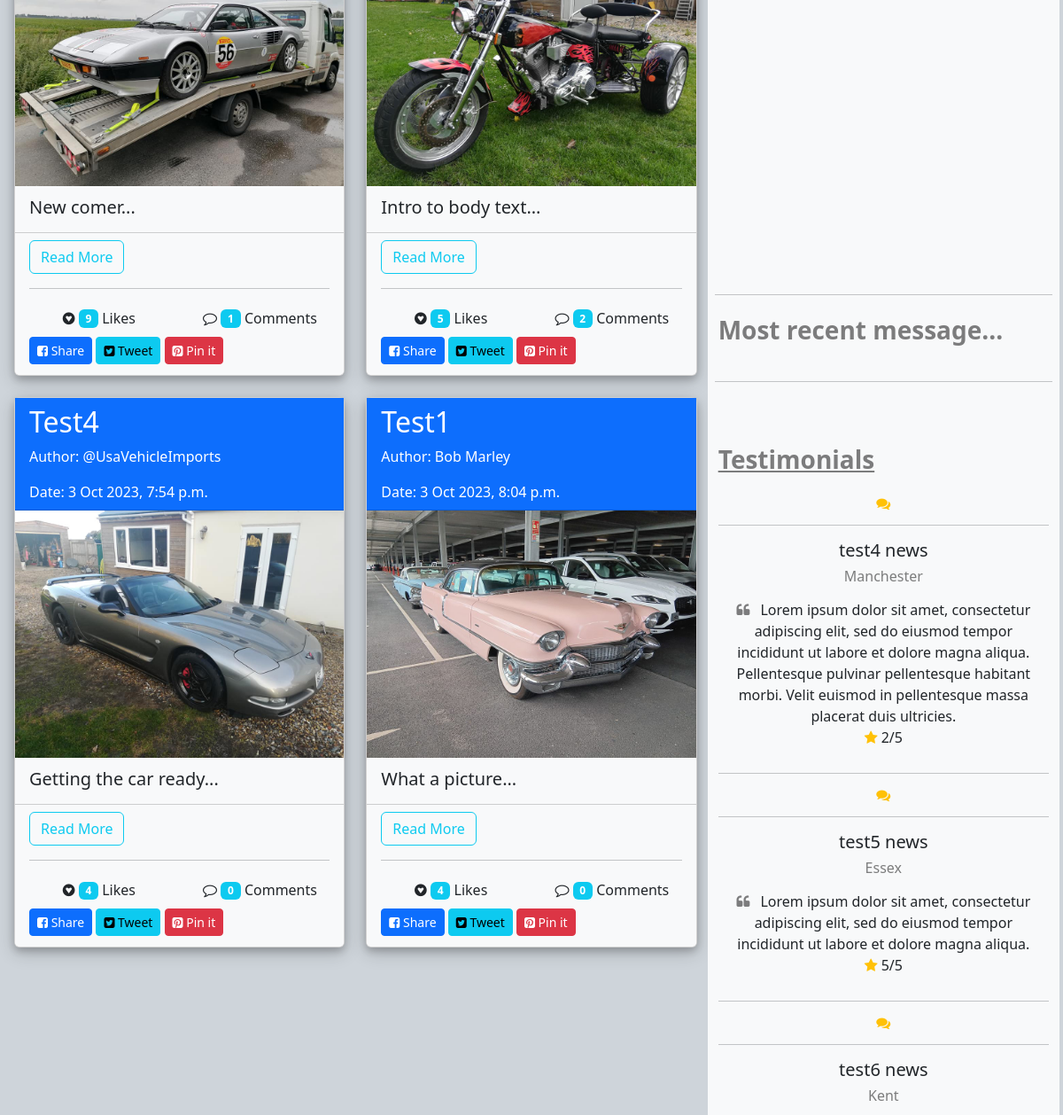
The page /News/ (middle part) on the database as committed earlier.
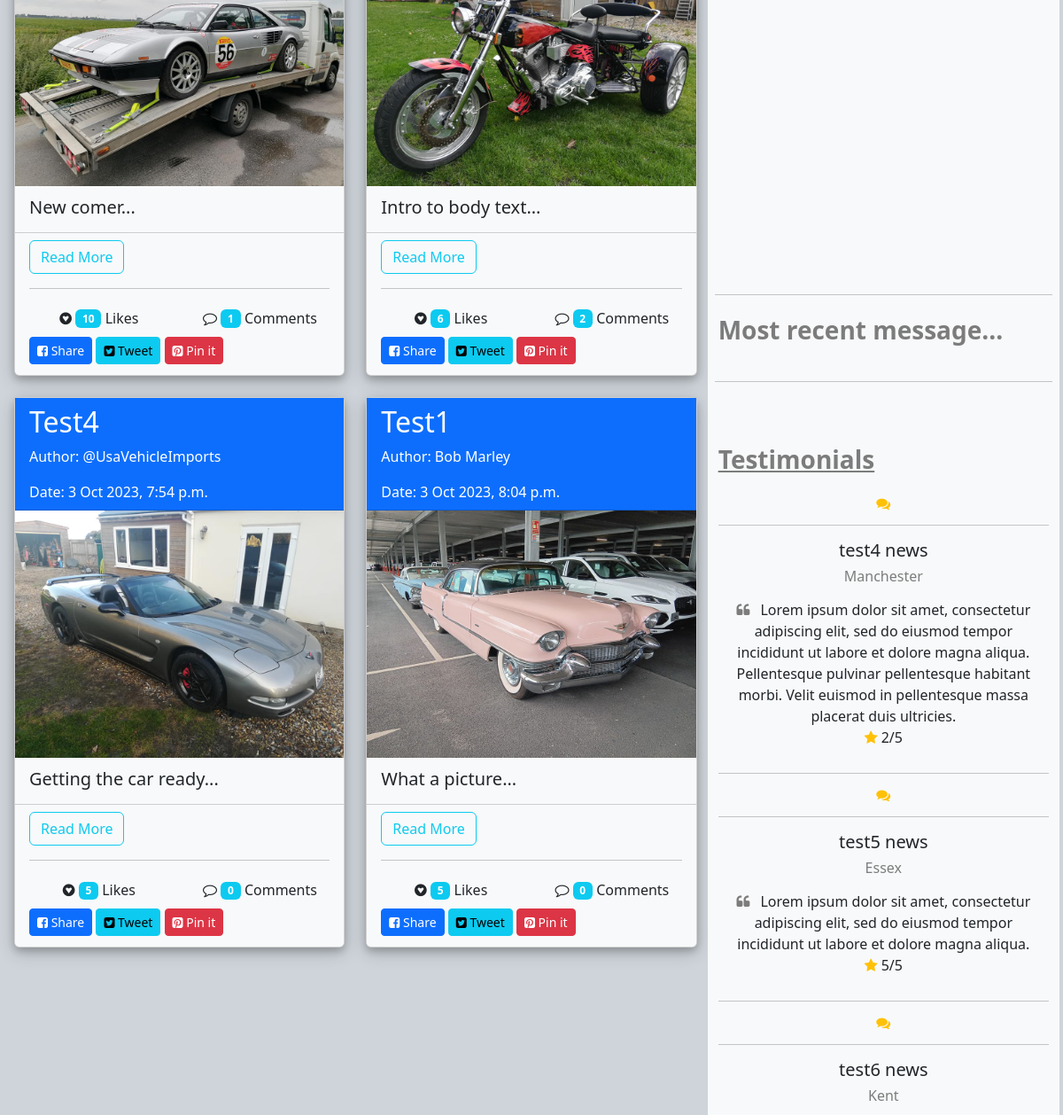
The same page on the database as committed later.
### frontapp/models.py (models this page shows, shortened)
class Post(models.Model):
    author = models.CharField(max_length=100, default='@UsaVehicleImports')
    title = models.CharField(max_length=500)
    image_url = models.URLField(max_length=500, null=True, blank=True)
    image_upload = models.ImageField(
        default=default_post_image, upload_to='images/other/', height_field=0,
        width_field=0, null=True, blank=True)
    body_taster = models.CharField(max_length=200, blank=True)
    body = models.TextField()
    video = models.FileField(upload_to='video',
                             validators=[FileExtensionValidator(
                                 allowed_extensions=['', 'MOV', 'avi', 'mp4', 'webm', 'mkv'])], null=True, blank=True)
    created = models.DateTimeField(auto_now_add=True)
    id = models.CharField(max_length=100, default=uuid.uuid4,
                          unique=True, primary_key=True, editable=False)
    likes = models.PositiveIntegerField(default=0)
    class  Meta:
        verbose_name_plural  =  "Posts"
    @property
    def comment_count_true(self):
        comment_count = self.comments.filter(active=True).count()
        return comment_count

### frontapp/views.py (the view, shortened to what this page needs)
# urls.py: path('News/', views.News.as_view(), name="News"),
class News(ListView):
    model = Comment
    template_name = "News.html"
    context_object_name = "context"
    def get_context_data(self, **kwargs):
        context = super(News, self).get_context_data(**kwargs)
        context['post'] = Post.objects.all()
        context['testimonial'] = Testimonials.objects.all()[3:]
        context['editableStaticContent'] = EditableStaticContent.objects.all()
        context['comment_form'] = CommentForm()
        return context

### frontapp/custom_context_processors.py (called while the page is built, shortened)
def get_business_data(request):
    data = BusinessDetails.objects.all()
    navLink = NavHTMLPage.objects.all()
    context = {'data': data,'navLink':navLink}
    return context

def get_form_data(request):
    if request.method == "GET":
        form = ContactForm()
    else:
        form = ContactForm()
    context = {'form': form}
    return ( context)

### frontapp/templates/News.html (shortened to what this page needs)
{% extends "Base.html" %} {% block title %}News Page{% endblock title %}
{% block content %} {% load static %}
<div class="container-fluid bg-dark-subtle">
  <br />
  <div class="row p-1 z-1">
    <div class="col-12 col-md-8">
      <div class="row row-cols-1 row-cols-lg-2">
        {% include 'includes/postCard.html' %}
      </div>
    </div>
    <div class="col-12 col-md-4 bg-dark-subtle rounded-2 mt-4 z-1">
      <div class="row pb-4 bg-light rounded-top-2">
        <div class="ratio ratio-4x3">
          <iframe
            src="https://www.google.com/maps/embed?pb=!1m18!1m12!1m3!1d2389.392359781355!2d-0.1265744!3d53.210813!2m3!1f0!2f0!3f0!3m2!1i1024!2i768!4f13.1!3m3!1m2!1s0x4878709892775519%3A0x85590e0ac3389ca9!2sLincoln%20Rd%2C%20Horncastle%20LN9%205AW!5e0!3m2!1sen!2suk!4v1697020253591!5m2!1sen!2suk"
            width="600"
            height="450"
            style="border: 0"
            allowfullscreen=""
            loading="lazy"
          ></iframe>
        </div>
      </div>
      <div class="row pb-4 pt-4 bg-light px-2">
        <br />
        <hr />
        <h3 class="text-black-50 fw-bold mb-4 px-1">Most recent message...</h3>
        <hr />
        <br />
      </div>
      <div class="d-none d-sm-block row pb-4 pt-4 bg-light rounded-bottom-2">
        <h3 class="text-black-50 fw-bold text-decoration-underline mb-4">
          Testimonials
        </h3>
        <section>
          {% for testim in testimonial %}
          <div class="row text-center">
            <i class="fa fa-comments text-warning"></i>
          </div>
          <hr />
          <div class="row text-center">
            <h5 class="mb-2">{{ testim.name }}</h5>
            <h6 class="mb-3 text-black-50">{{ testim.address }}</h6>
            <div class="px-xl-3">
              <i class="fa fa-quote-left pe-2 text-black-50"></i>
              <span>{{ testim.quote }} </span>
            </div>
            <div class="px-xl-3">
              <i class="fa fa-star mx-auto mb-3 text-warning"></i>
              <span>{{ testim.rate }}/5 </span>
            </div>
          </div>
          <hr />
          {% endfor %}
        </section>
      </div>
    </div>
  </div>
</div>
{% endblock %}

### frontapp/templates/includes/postCard.html (shortened to what this page needs)
{% for post in post %}
<div class="col mt-4 mb-auto">
  <div class="card h-100 box-shadow-dark mx-auto" style="max-width: 450px">
    <div class="card-header bg-primary text-white rounded-0">
      <h2 class="card-title">{{ post.title }}</h2>
      <p class="card-text">Author: {{ post.author }}</p>
      <p class="card-text">Date: {{ post.created }}</p>
    </div>
    {% if post.image_upload %}
    <div class="card-img">
      <img
        src="{{ post.image_upload.url }}"
        class="card-img shadow-sm img-fit rounded-0"
        alt="Sorry uploaded image not working"
      />
    </div>
    {% endif %} {% if post.body_taster %}
    <div class="card-body bg-light">
      <h5 class="card-subtitle">{{ post.body_taster }}...</h5>
    </div>
    {% endif %}
    <div class="card-footer bg-light mt-auto">
      <p>
        <button
          class="btn btn-outline-info"
          data-bs-toggle="collapse"
          data-bs-target="#contents-{{ post.id }}"
          aria-expanded="false"
          aria-controls="contents-{{ post.id }}"
          ar
        >
          Read More
        </button>
      </p>
      <hr />
      <div class="row row-sm-col-2">
        <div class="col d-flex justify-content-center">
          <form
            method="POST"
            action="{% url 'frontapp:LikePost' post.id %}"
            input="hidden"
          >
            <button
              type="submit"
              name="post_id"
              value="{{ post.id }} "
              class="btn p-1 hover-effect"
              data-bs-toggle="tooltip"
              data-bs-placement="bottom"
              title="Like"
            >
              <i class="fa fa-gratipay"></i>
              <span class="badge bg-info">{{ post.likes }}</span> Likes
            </button>
          </form>
        </div>
        <div class="col d-flex justify-content-center">
          <button
            class="btn m-0 p-1 hover-effect"
            title="Leave a comment"
            data-bs-toggle="modal"
            data-bs-target="#createCommentsForm-{{ post.id }}"
            aria-expanded="false"
            aria-controls="createCommentsForm"
            data-bs-toggle="tooltip"
            data-bs-placement="bottom"
          >
            <i class="fa fa-comment-o"></i>
            <span class="badge bg-info">{{ post.comment_count_true }}</span>
            Comments
          </button>
        </div>
      </div>
      <div class="row">
        <span
          ><a
            class="btn btn-sm btn-primary my-1"
            href="https://www.facebook.com/sharer/sharer.php?u=http%3A%2F%2Fusavehicleimports.com&quote=USA%20Vehicle%20Imports"
            target="_blank"
            title="Share on Facebook"
          >
            <i class="fa fa-facebook-square"></i>
            Share
          </a>
          <a
            class="btn btn-sm btn-info my-1"
            href="https://twitter.com/intent/tweet?source=http%3A%2F%2Fusavehicleimports.com&text=USA%20Vehicle%20Imports:%20http%3A%2F%2Fusavehicleimports.com"
            target="_blank"
            title="Tweet"
          >
            <i class="fa fa-twitter-square"></i>
            Tweet
          </a>
          <a
            class="btn btn-sm btn-danger my-1"
            href="http://pinterest.com/pin/create/button/?url=http%3A%2F%2Fusavehicleimports.com&description=Sales%2C%20Sourcing%2C%20Importing%20of%20American%20Cars%20and%20Bikes"
            target="_blank"
            title="Pin it"
          >
            <i class="fa fa-pinterest-square"></i>
            Pin it
          </a>
        </span>
      </div>
    </div>
  </div>
</div>
{% endfor %}

Rows that differ between the two databases and show on the page:
changed Post "New comer": likes "9" → "10"
changed Post "Intro to body text": likes "5" → "6"
changed Post "Test4": likes "4" → "5"
changed Post "Test1": likes "4" → "5"
